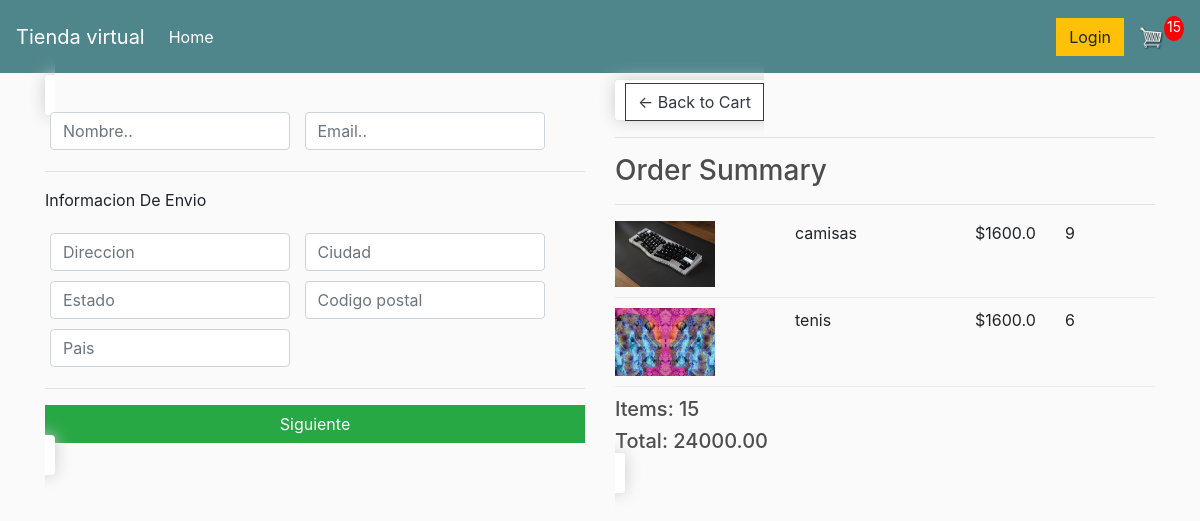
The app's page /checkout/ (signed in) with its own data.
### tienda/models.py (models this page shows, shortened)
class PedidoItem(models.Model):
    producto = models.ForeignKey(
        Producto, on_delete=models.SET_NULL, blank=True, null=True)
    Pedido = models.ForeignKey(
        Pedido, on_delete=models.SET_NULL, blank=True, null=True)
    cantidad = models.IntegerField(default=0, null=True)
    fecha = models.DateField(auto_now_add=True)
    @property
    def get_total(self):
        total = self.producto.precio * self.cantidad
        return total

class Producto(models.Model):
    name = models.CharField(max_length=70, null=True)
    precio = models.FloatField()
    digital = models.BooleanField(default=False, null=True, blank=False)
    imagen = models.ImageField(null=True, blank=True)
    @property
    def imagen_url(self):
        try:
            url = self.imagen.url
        except:
            url = ''
        return url

class Pedido(models.Model):
    cliente = models.ForeignKey(
        Cliente, on_delete=models.SET_NULL, blank=True, null=True)
    fecha_pedido = models.DateField(auto_now_add=True)
    completado = models.BooleanField(default=False, null=True, blank=False)
    transaccion_id = models.CharField(max_length=70, null=True)
    @property
    def get_carrito_total(self):
        pedidoitems = self.pedidoitem_set.all()
        total = sum([item.get_total for item in pedidoitems])
        return total
    @property
    def get_carrito_items(self):
        pedidoitems = self.pedidoitem_set.all()
        total = sum([item.cantidad for item in pedidoitems])
        return total

### tienda/views.py (the view)
# urls.py: path('checkout/', views.checkout, name='checkout'),
def checkout(request):
    if request.user.is_authenticated:
        cliente = request.user.cliente
        pedido, crear = Pedido.objects.get_or_create(
            cliente=cliente, completado=False)
        items = pedido.pedidoitem_set.all()
        carritoItems = pedido.get_carrito_items
    else:
        items = []
        pedido = {'get_carrito_total': 0, 'get_carrito_items': 0}
        carritoItems = pedido['get_carrito_items']
    contexto = {'items': items, 'pedido': pedido, 'carritoItems': carritoItems}
    return render(request, 'checkout.html', contexto)

### tienda/templates/checkout.html (shortened to what this page needs)
{% extends 'main.html' %}
{% load static%}
{% block content%}
<div class="row">
    <div class="col-lg-6">
        <dov class="box-element" id="form-wrapper">
            <form action="" id="form">
                <div id="user-info">
                    <div class="form-field">
                        <input type="text" class="form-control" name="name" placeholder="Nombre..">
                    </div>
                    <div class="form-field">
                        <input type="text" class="form-control" name="email" placeholder="Email..">
                    </div>
                </div>
                <div id="shipping-info">
                    <hr>
                    <p>Informacion De Envio</p>
                    <div class="form-field">
                        <input type="text" class="form-control" name="direccion" placeholder="Direccion">
                    </div>
                    <div class="form-field">
                        <input type="text" class="form-control" name="ciudad" placeholder="Ciudad">
                    </div>
                    <div class="form-field">
                        <input type="text" class="form-control" name="estado" placeholder="Estado">
                    </div>
                    <div class="form-field">
                        <input type="text" class="form-control" name="codigo postal" placeholder="Codigo postal">
                    </div>
                    <div class="form-field">
                        <input type="text" class="form-control" name="pais" placeholder="Pais">
                    </div>
                </div>
                <hr>
                <input id="form-button" class="btn btn-success btn-block" type="submit" value="Siguiente">
            </form>
        </dov>
    </div>
    <br>
    <div class="col-lg-6">
        <dov class="box-element">
            <a  class="btn btn-outline-dark" href="{% url 'carrito' %}">&#x2190; Back to Cart</a>
            <hr>
            <h3>Order Summary</h3>
            <hr>
            {% for item in items %}
            <div class="cart-row">
                <div style="flex:2"><img class="row-image" src="{{ item.producto.imagen_url }}"></div>
                <div style="flex:2"><p>{{ item.producto.name }}</p></div>
                <div style="flex:1"><p>${{ item.producto.precio }}</p></div>
                <div style="flex:1"><p>{{ item.cantidad }}</p></div>
            </div>
            {% endfor %}
            <h5>Items:   {{ pedido.get_carrito_items }}</h5>
            <h5>Total:   {{ pedido.get_carrito_total | floatformat:2 }}</h5>
        </dov>
    </div>
</div>
{% endblock content %}

### tienda/static/css/main.css (style rules this page uses)
body { background-color: hsl(0, 0%, 98%); }
h1,h2,h3,h4,h5,h6 { color:hsl(0, 0%, 30%); }
.box-element { box-shadow:hsl(0, 0%, 80%) 0 0 16px; background-color: #fff; border-radius: 4px; padding: 10px; }
.col-lg-4, .col-lg-6, .col-lg-8, .col-lg-12 { margin-top: 10px; }
.btn { border-radius: 0; }
.row-image { width: 100px; }
.form-field { width:250px; display: inline-block; padding: 5px; }
.cart-row { display: flex; align-items: flex-stretch; padding-bottom: 10px; margin-bottom: 10px; border-bottom: 1px solid #ececec; }

### records on screen
PedidoItem: producto.imagen_url (picture), producto.name "camisas", producto.precio "1600.0", cantidad "9"
PedidoItem: producto.imagen_url (picture), producto.name "tenis", producto.precio "1600.0", cantidad "6"
Pedido: get_carrito_items "15", get_carrito_total "24000.00"

### other values on screen
{{ carritoItems }} "15"
